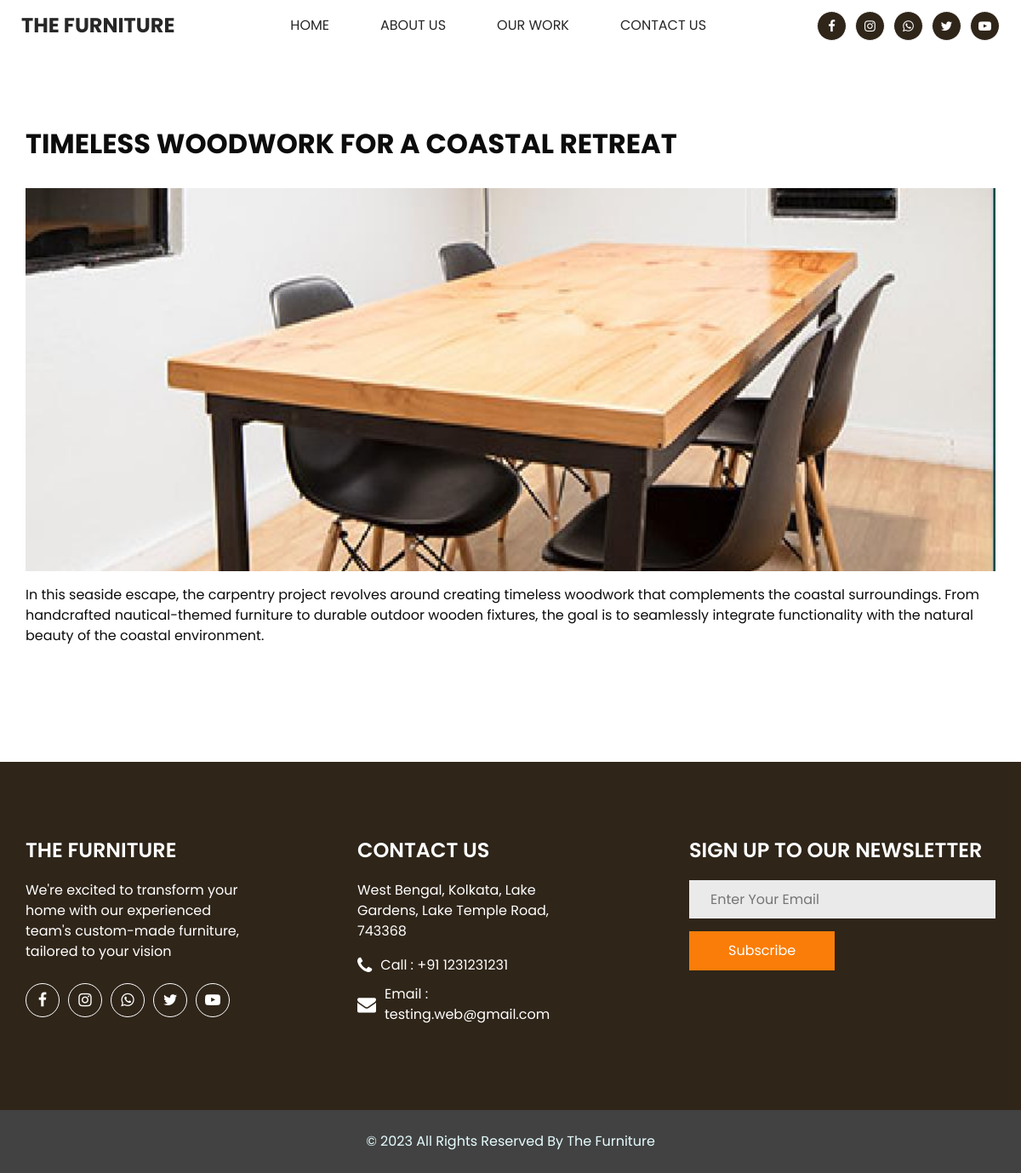
Screenshot of /project-details.php?pid=25 with the database file from the repository.
### tables this page shows
CREATE TABLE IF NOT EXISTS `site_settings` (
  `id` int NOT NULL AUTO_INCREMENT,
  `site_name` varchar(100) NOT NULL,
  `site_title` varchar(100) NOT NULL,
  `admin_name` varchar(100) NOT NULL,
  `username` varchar(100) NOT NULL,
  `admin_pass` varchar(150) NOT NULL,
  `admin_img` varchar(100) DEFAULT NULL,
  `email` varchar(100) NOT NULL,
  `contact_email` varchar(190) DEFAULT NULL,
  `phone` int NOT NULL,
  `location` varchar(150) NOT NULL,
  `small_desc` varchar(300) DEFAULT NULL,
  `latitute` varchar(30) NOT NULL,
  `longitute` varchar(30) NOT NULL,
  `fb` varchar(100) DEFAULT NULL,
  `insta` varchar(100) DEFAULT NULL,
  `tweet` varchar(100) DEFAULT NULL,
  `youtube` varchar(100) DEFAULT NULL,
  `whattsapp` int DEFAULT NULL,
  PRIMARY KEY (`id`)
);

CREATE TABLE IF NOT EXISTS `projects` (
  `id` int NOT NULL AUTO_INCREMENT,
  `name` varchar(190) NOT NULL,
  `details` text NOT NULL,
  `yt` text,
  `yt_raw` text,
  `main_img` varchar(250) NOT NULL,
  `status` enum('active','inactive') NOT NULL,
  `created_date` date NOT NULL,
  PRIMARY KEY (`id`)
);

### project-details.php (the view, shortened to what this page needs)
<?php
include 'header.php';
?>
<?php
if (isset($_GET['pid'])) {
    if (is_numeric($_GET['pid'])) {
        $sql = "SELECT * FROM projects WHERE status = 'active' AND id=" . $_GET['pid'] . " ORDER BY created_date DESC";
        $result = mysqli_query($con, $sql);
        if (mysqli_num_rows($result) < 1) {
            echo '
            <section class="contact_section layout_padding" style="background:#e6e6e6;">
                <div class="container">
                    <h1 style="font-size:8rem;">404</h1>
                    <p style="font-size:3rem;">Project Not Found</p>
                    <a href="index.php" class="btn btn-primary">Back To Home</a>
                </div>
            </section>';
        } else {
            $row = mysqli_fetch_assoc($result);
?>
            <section class="contact_section layout_padding">
                <div class="container">
                    <div class="heading_container">
                        <h2>
                            <?php echo $row['name']; ?>
                        </h2>
                    </div>
                    <img src="admin/assets/images/projects/<?php echo $row['main_img']; ?>" style="max-height: 450px; width: 100%;object-fit: cover;object-position: top;">
                    <div class="row">
                        <div class="col-md-12">
                            <p>
                                <?php echo $row['details']; ?>
                            </p>
                        </div>
                    </div>
                </div>
            </section>
<?php
        }
    }
}
?>
<?php
include 'footer.php';
?>

### header.php (shortened to what this page needs)
<?php
include('configuration.php');
$gSql = "SELECT site_title, site_name, fb, insta, tweet, youtube, small_desc, phone, latitute, longitute,  location, contact_email, whattsapp FROM site_settings LIMIT 1";
$gResult = mysqli_query($con, $gSql);
if ($gResult) {
  $globalRow = mysqli_fetch_assoc($gResult);
}
?>
<!DOCTYPE html>
<html>
<head>
  <link rel="stylesheet" type="text/css" href="css/bootstrap.css" />
  <link href="css/font-awesome.min.css" rel="stylesheet" />
  <link rel="stylesheet" href="https://cdnjs.cloudflare.com/ajax/libs/OwlCarousel2/2.3.4/assets/owl.carousel.min.css" />
  <link href="css/style.css" rel="stylesheet" />
  <link href="css/responsive.css" rel="stylesheet" />
</head>
<body>
  <div class="hero_area">
    <header class="header_section ">
      <div class="container-fluid">
        <nav class="navbar navbar-expand-lg custom_nav-container ">
          <a class="navbar-brand" href="index.php">
            <span>
              <?php echo $globalRow['site_name'] ?? "Das Furniture"; ?>
            </span>
          </a>
          <div class="collapse navbar-collapse" id="navbarSupportedContent">
            <div class="d-flex mx-auto flex-column flex-lg-row align-items-center">
              <ul class="navbar-nav  ">
                <li class="nav-item active">
                  <a class="nav-link" href="index.php">Home <span class="sr-only">(current)</span></a>
                </li>
                <li class="nav-item">
                  <a class="nav-link" href="about.php">About us</a>
                </li>
                <li class="nav-item">
                  <a class="nav-link" href="work.php"> Our Work </a>
                </li>
                <li class="nav-item">
                  <a class="nav-link" href="index.php#contact-sec">Contact Us</a>
                </li>
              </ul>
            </div>
            <div class="social_box">
              <?php
              if ($globalRow['fb'] ?? '') {
                if ($globalRow['fb'] != '') {
                  echo '
                  <a href="' . $globalRow['fb'] . '" target="_blank">
                    <i class="fa fa-facebook" aria-hidden="true"></i>
                  </a>
              ';
                }
              }
              if ($globalRow['insta'] ?? '') {
                if ($globalRow['insta'] != '') {
                  echo '
                  <a href="' . $globalRow['insta'] . '" target="_blank">
                  <i class="fa fa-instagram" aria-hidden="true"></i>
                  </a>
              ';
                }
              }
              if ($globalRow['whattsapp'] ?? '') {
                if ($globalRow['whattsapp'] != '') {
                  echo '
                  <a href="https://wa.me/' . $globalRow['whattsapp'] . '?text=Hello%20,%20I%20Have%20a%20Query%20about%20your%20company." target="_blank">
                    <i class="fa fa-whatsapp" aria-hidden="true"></i>
                  </a>
              ';
                }
              }
              if ($globalRow['tweet'] ?? '') {
                if ($globalRow['tweet'] != '') {
                  echo '
                  <a href="' . $globalRow['tweet'] . '" target="_blank">
                  <i class="fa fa-twitter" aria-hidden="true"></i>
                  </a>
              ';
                }
              }
              if ($globalRow['youtube'] ?? '') {
                if ($globalRow['youtube'] != '') {
                  echo '
                  <a href="' . $globalRow['youtube'] . '" target="_blank">
                  <i class="fa fa-youtube-play" aria-hidden="true"></i>
                  </a>
              ';
                }
              }
              ?>
            </div>
          </div>
        </nav>
      </div>
    </header>

### footer.php (shortened to what this page needs)
<section class="info_section ">
  <div class="container">
    <div class="info_top ">
      <div class="row ">
        <div class="col-sm-6 col-md-4 col-lg-3">
          <div class="info_detail">
            <a href="index.php">
              <h4>
                <?php echo $globalRow['site_name'] ?? 'Das Furniture'; ?>
              </h4>
            </a>
            <p>
              <?php echo $globalRow['small_desc'] ?? "We're excited to transform your home with our experienced team's custom-made furniture, tailored to your vision"; ?>
            </p>
            <div class="social_box">
              <?php
              if ($globalRow['fb'] ?? '') {
                if ($globalRow['fb'] != '') {
                  echo '
                  <a href="' . $globalRow['fb'] . '" target="_blank">
                    <i class="fa fa-facebook" aria-hidden="true"></i>
                  </a>
              ';
                }
              }
              if ($globalRow['insta'] ?? '') {
                if ($globalRow['insta'] != '') {
                  echo '
                  <a href="' . $globalRow['insta'] . '" target="_blank">
                  <i class="fa fa-instagram" aria-hidden="true"></i>
                  </a>
              ';
                }
              }
              if ($globalRow['whattsapp'] ?? '') {
                if ($globalRow['whattsapp'] != '') {
                  echo '
                  <a href="https://wa.me/' . $globalRow['whattsapp'] . '?text=Hello%20,%20I%20Have%20a%20Query%20about%20your%20company." target="_blank">
                    <i class="fa fa-whatsapp" aria-hidden="true"></i>
                  </a>
              ';
                }
              }
              if ($globalRow['tweet'] ?? '') {
                if ($globalRow['tweet'] != '') {
                  echo '
                  <a href="' . $globalRow['tweet'] . '" target="_blank">
                  <i class="fa fa-twitter" aria-hidden="true"></i>
                  </a>
              ';
                }
              }
              if ($globalRow['youtube'] ?? '') {
                if ($globalRow['youtube'] != '') {
                  echo '
                  <a href="' . $globalRow['youtube'] . '" target="_blank">
                  <i class="fa fa-youtube-play" aria-hidden="true"></i>
                  </a>
              ';
                }
              }
              ?>
            </div>
          </div>
        </div>
        <div class="col-sm-6 col-md-4 col-lg-3 mx-auto">
          <h4>
            Contact us
          </h4>
          <p>
            <?php echo $globalRow['location'] ?? ''; ?>
          </p>
          <div class="contact_nav">
            <a href="tel:+91 <?php echo $globalRow['phone'] ?? ''; ?>">
              <i class="fa fa-phone" aria-hidden="true"></i>
              <span>
                Call : +91 <?php echo $globalRow['phone'] ?? ''; ?>
              </span>
            </a>
            <a href="mailto:<?php echo $globalRow['contact_email'] ?? ''; ?>">
              <i class="fa fa-envelope" aria-hidden="true"></i>
              <span>
                Email : <?php echo $globalRow['contact_email']; ?>
              </span>
            </a>
          </div>
        </div>
        <div class="col-md-4">
          <div class="info_form">
            <h4>
              SIGN UP TO OUR NEWSLETTER
            </h4>
            <form action="">
              <input type="text" placeholder="Enter Your Email" />
              <button type="submit">
                Subscribe
              </button>
            </form>
          </div>
        </div>
      </div>
    </div>
  </div>
</section>
<footer class="footer_section">
  <div class="container">
    <p>
      &copy; <span id="displayYear"></span> All Rights Reserved By
      <a href="index.php"><?php echo $globalRow['site_name'] ?? 'Das Furniture'; ?></a>
    </p>
  </div>
</footer>
</body>
</html>

### css/style.css (style rules this page uses)
* { scroll-behavior: smooth; }
body { font-family: "Poppins", sans-serif; color: #0c0c0c; background-color: #ffffff; overflow-x: hidden; scroll-behavior: smooth; }
.layout_padding { padding: 90px 0; }
.heading_container { display: -webkit-box; display: -ms-flexbox; display: flex; -webkit-box-orient: vertical; -webkit-box-direction: normal; -ms-flex-direction: column; flex-direction: column; -webkit-box-align: start; -ms-flex-align: start; align-items: flex-start; }
.heading_container h2 { position: relative; font-weight: bold; text-transform: uppercase; }
.hero_area { min-height: 100vh; position: relative; display: -webkit-box; display: -ms-flexbox; display: flex; -webkit-box-orient: vertical; -webkit-box-direction: normal; -ms-flex-direction: column; flex-direction: column; }
.header_section { background-color: #ffffff; }
.header_section .container-fluid { padding-right: 25px; padding-left: 25px; }
.header_section .social_box { display: -webkit-box; display: -ms-flexbox; display: flex; }
.header_section .social_box a { display: -webkit-box; display: -ms-flexbox; display: flex; -webkit-box-pack: center; -ms-flex-pack: center; justify-content: center; -webkit-box-align: center; -ms-flex-align: center; align-items: center; border-radius: 100%; width: 35px; height: 35px; border: 1px solid #ffffff; color: #ffffff; font-size: 15px; margin-left: 10px; background-color: #2f2519; }
.custom_nav-container .navbar-nav .nav-item .nav-link { padding: 3px 15px; margin: 10px 15px; color: #272727; text-align: center; text-transform: uppercase; }
a, a:hover, a:focus { text-decoration: none; }
.navbar-brand span { font-size: 24px; font-weight: 700; color: #272727; text-transform: uppercase; }
.custom_nav-container { z-index: 99999; padding: 5px 0; }
.contact_section { position: relative; }
.contact_section .heading_container { margin-bottom: 25px; }
.contact_section .heading_container h2 { text-transform: uppercase; }
.info_section { background-color: #2f2519; color: #ffffff; padding-top: 45px; padding-bottom: 10px; }
.info_section .row>div { margin-bottom: 35px; }
.info_section .contact_nav { display: -webkit-box; display: -ms-flexbox; display: flex; -webkit-box-orient: vertical; -webkit-box-direction: normal; -ms-flex-direction: column; flex-direction: column; -webkit-box-align: start; -ms-flex-align: start; align-items: flex-start; }
.info_section .contact_nav a { -webkit-box-flex: 1; -ms-flex: 1; flex: 1; margin: 0; display: -webkit-box; display: -ms-flexbox; display: flex; -webkit-box-align: center; -ms-flex-align: center; align-items: center; color: #ffffff; margin-bottom: 10px; }
.info_section .contact_nav a i { font-size: 22px; margin-right: 10px; }
.info_section .info_top { padding: 45px 0; }
.info_section h4 { text-transform: uppercase; position: relative; margin-bottom: 20px; color: #ffffff; font-weight: 600; }
.info_section .social_box { width: 100%; display: -webkit-box; display: -ms-flexbox; display: flex; margin-top: 25px; }
.info_section .social_box a { display: -webkit-box; display: -ms-flexbox; display: flex; -webkit-box-pack: center; -ms-flex-pack: center; justify-content: center; -webkit-box-align: center; -ms-flex-align: center; align-items: center; border-radius: 100%; width: 40px; height: 40px; border: 1px solid #ffffff; color: #ffffff; font-size: 18px; margin-right: 10px; }
.info_section .info_form input { width: 100%; border: none; height: 45px; margin-bottom: 15px; padding-left: 25px; background-color: #eaeaea; outline: none; color: #101010; }
.info_section .info_form button { display: inline-block; padding: 10px 45px; background-color: #fa7d09; color: #ffffff; border-radius: 0px; border: 1px solid #fa7d09; -webkit-transition: all 0.2s; transition: all 0.2s; }
.footer_section { background: #424242; position: relative; text-align: center; }
.footer_section p { color: #e6fdff; padding: 25px 0; margin: 0; }
.footer_section p a { color: inherit; }

### css/responsive.css (style rules this page uses)
@media (min-width: 1200px) { .container { max-width: 1170px; } }

### rows the page displays
site_settings: site_name "THE FURNITURE", small_desc "We're excited to transform your home with our experienced team's custom-made furniture, tailored to your vision", location "West Bengal, Kolkata, Lake Gardens, Lake Temple Road, 743368", phone "1231231231", contact_email "testing.web@gmail.com", site_name "The Furniture"
projects: name "TIMELESS WOODWORK FOR A COASTAL RETREAT", main_img (picture), details "In this seaside escape, the carpentry project revolves around creating timeless woodwork that complements the coastal surroundings. From handcrafted nautical-themed furniture to durable outdoor wooden fixtures, the goal is to seamlessly integrate functionality with the natural beauty of the coastal environment."
